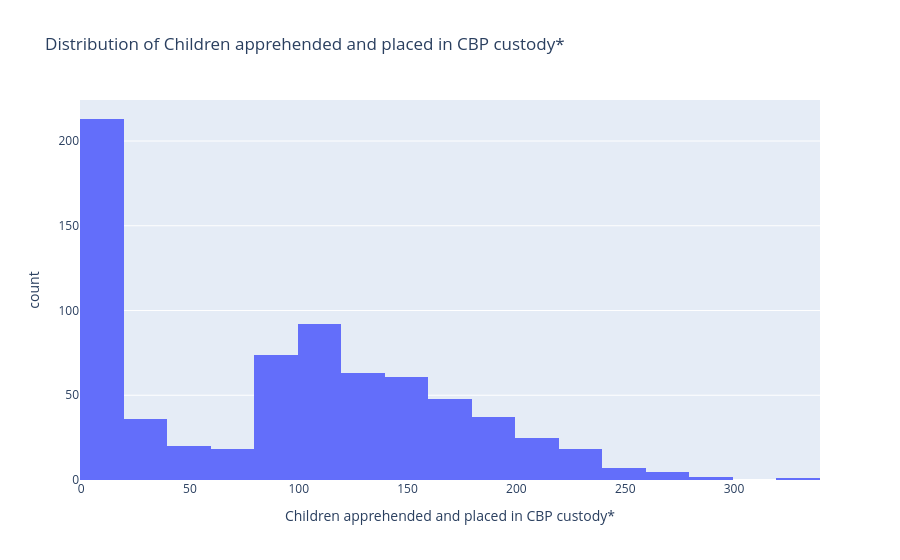
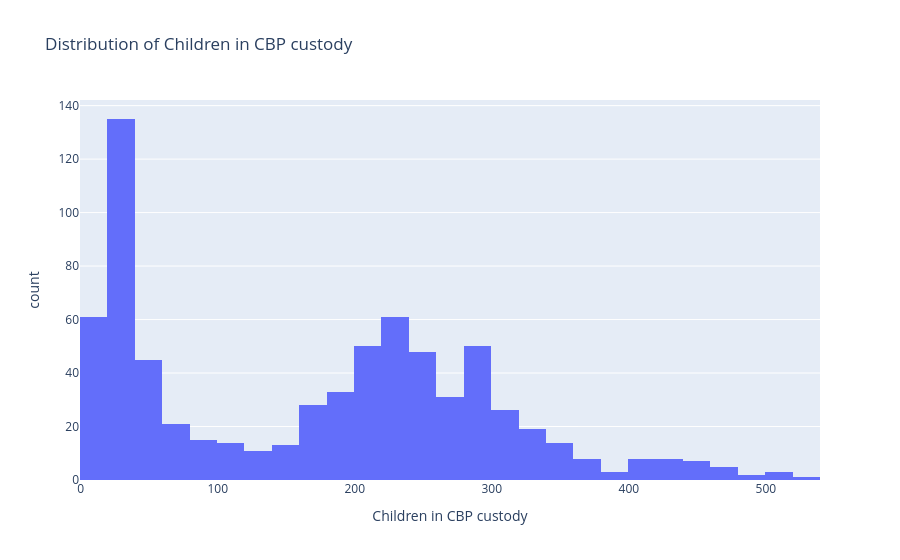

Notebook cell for these charts, in order:
### Markdown cell above
## 📌 Observation

- Several variables exhibit strong positive correlations.
- Operational metrics generally move together rather than independently.

## 📊 Business Interpretation

- This indicates that different stages of the care pipeline are interconnected.

## 💡 Key Insight

- Strongly correlated variables can serve as valuable predictors in forecasting models.

### Code cell
for column in columns:

    fig = px.histogram(
        df,
        x=column,
        nbins=30,
        title=f"Distribution of {column}"
    )

    fig.show()

### Figure 1 — Plotly figure (JSON) as saved in the notebook; plotly's stock layout.template omitted (floating-point values rounded to 4 significant figures; data arrays with more than 128 entries replaced by an {"elided": "..."} marker saying what was removed)
{"data": [{"bingroup": "x", "hovertemplate": "Children apprehended and placed in CBP custody*=%{x}<br>count=%{y}<extra></extra>", "legendgroup": "", "marker": {"color": "#636efa", "pattern": {"shape": ""}}, "name": "", "nbinsx": 30, "orientation": "v", "showlegend": false, "type": "histogram", "x": {"elided": "720 int values"}, "xaxis": "x", "yaxis": "y"}], "layout": {"barmode": "relative", "legend": {"tracegroupgap": 0}, "title": {"text": "Distribution of Children apprehended and placed in CBP custody*"}, "xaxis": {"anchor": "y", "domain": [0, 1], "title": {"text": "Children apprehended and placed in CBP custody*"}}, "yaxis": {"anchor": "x", "domain": [0, 1], "title": {"text": "count"}}}}

### Figure 2 — Plotly figure (JSON) as saved in the notebook; plotly's stock layout.template omitted (floating-point values rounded to 4 significant figures; data arrays with more than 128 entries replaced by an {"elided": "..."} marker saying what was removed)
{"data": [{"bingroup": "x", "hovertemplate": "Children in CBP custody=%{x}<br>count=%{y}<extra></extra>", "legendgroup": "", "marker": {"color": "#636efa", "pattern": {"shape": ""}}, "name": "", "nbinsx": 30, "orientation": "v", "showlegend": false, "type": "histogram", "x": {"elided": "720 int values"}, "xaxis": "x", "yaxis": "y"}], "layout": {"barmode": "relative", "legend": {"tracegroupgap": 0}, "title": {"text": "Distribution of Children in CBP custody"}, "xaxis": {"anchor": "y", "domain": [0, 1], "title": {"text": "Children in CBP custody"}}, "yaxis": {"anchor": "x", "domain": [0, 1], "title": {"text": "count"}}}}
